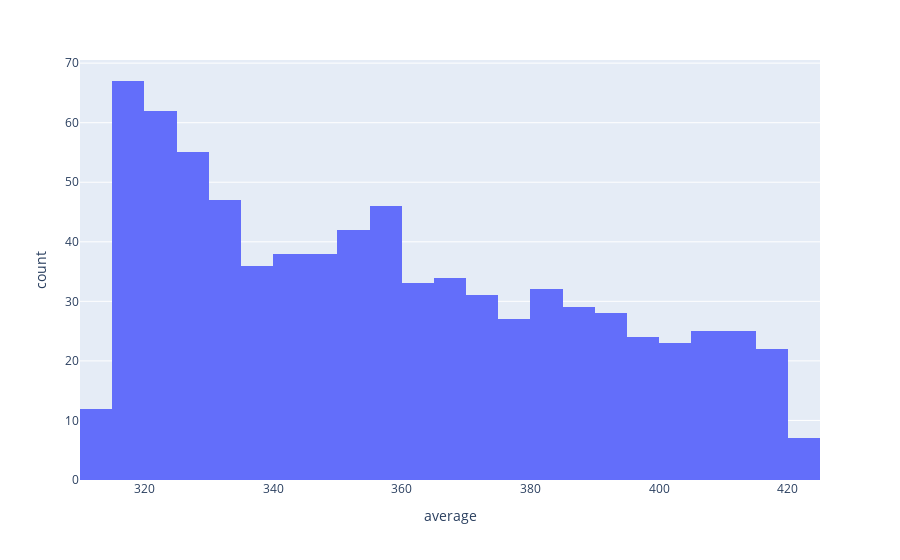

The notebook cell this image was saved under:
### Code cell
fig = px.histogram(co2, x='average', nbins=50)
fig.show()

### Figure 1 — Plotly figure (JSON) as saved in the notebook; plotly's stock layout.template omitted (floating-point values rounded to 4 significant figures; data arrays with more than 128 entries replaced by an {"elided": "..."} marker saying what was removed)
{"data": [{"alignmentgroup": "True", "bingroup": "x", "hovertemplate": "average=%{x}<br>count=%{y}<extra></extra>", "legendgroup": "", "marker": {"color": "#636efa", "pattern": {"shape": ""}}, "name": "", "nbinsx": 50, "offsetgroup": "", "orientation": "v", "showlegend": false, "type": "histogram", "x": {"elided": "783 float values"}, "xaxis": "x", "yaxis": "y"}], "layout": {"barmode": "relative", "legend": {"tracegroupgap": 0}, "margin": {"t": 60}, "xaxis": {"anchor": "y", "domain": [0, 1], "title": {"text": "average"}}, "yaxis": {"anchor": "x", "domain": [0, 1], "title": {"text": "count"}}}}
